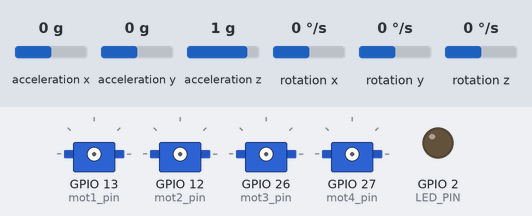
Simulated run of this sketch. Board: ESP32. Shown: 4 × servo, output pins drawn as LEDs (lit = HIGH). Wiring (inferred from the names in the program): MPU-6050 motion sensor at I2C address 0x68. The test bench sets the inputs (shaded band); at power-on: acceleration x 0 g, acceleration y 0 g, acceleration z 1 g, rotation x 0 °/s, rotation y 0 °/s, rotation z 0 °/s. What the sketch prints to the serial monitor is not drawn.

Above: at 0.0 s.
At 13.2 s:
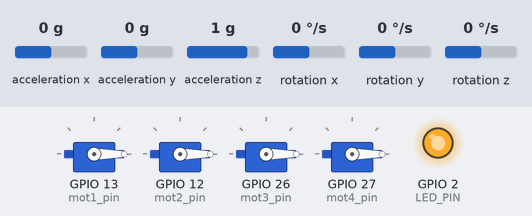
At 17.7 s:
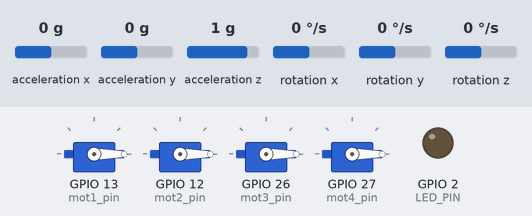
Timing chart, 0 to 19.2 s (numbered marks = the images above):
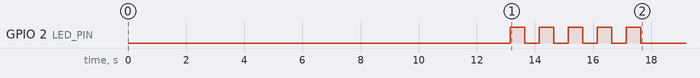

The sketch:

new_flight_controller.ino
```cpp
#include <esp_now.h>
#include <WiFi.h>
#include <ESP32Servo.h>
#include <Wire.h>           // I2C for MPU6050 & BMP180
#include <Adafruit_MPU6050.h>     // Adafruit MPU6050 driver
#include <Adafruit_Sensor.h>      // Required by Adafruit_MPU6050
#include <Adafruit_BMP085.h>      // Adafruit BMP085/BMP180 driver


// MPU6050 IMU object
Adafruit_MPU6050 mpu;

// BMP180 barometer object (optional altitude)
Adafruit_BMP085 bmp;

// =========================
//   Joystick Packet Struct
// =========================
struct Direction {
  int x; // -127 ... +127
  int y; // -127 ... +127
};

struct struct_message {
  Direction left;   // left.x = yaw_input   | left.y = throttle_input
  Direction right;  // right.x = roll_setpt | right.y = pitch_setpt
  bool startToggle; // New boolean field for start/stop toggle
};


struct_message incomingData;

volatile float RatePitch, RateRoll, RateYaw;
float RateCalibrationPitch, RateCalibrationRoll, RateCalibrationYaw,AccXCalibration,AccYCalibration,AccZCalibration;

int ESCfreq=500;
float PAngleRoll=2; float PAnglePitch=PAngleRoll;
float IAngleRoll=0.5; float IAnglePitch=IAngleRoll;
float DAngleRoll=0.007; float DAnglePitch=DAngleRoll;
int RateCalibrationNumber;
volatile float ReceiverValue[4];
#define PI 3.1415926535897932384626433832795

float PRateRoll = 0.625;
float IRateRoll = 2.1;
float DRateRoll = 0.0088;

float PRatePitch = PRateRoll;
float IRatePitch = IRateRoll;
float DRatePitch = DRateRoll;

float PRateYaw = 4;
float IRateYaw = 3;
float DRateYaw = 0;

uint32_t LoopTimer;
// float t=0.004;
unsigned long prevTime = 0;  //time cycle

// INITIALIZING THE MOTORS
Servo mot1; //FR CW
Servo mot2; //BR CCW
Servo mot3; //BL CW
Servo mot4; // FL CCW

// ASSIGNING PINS THE ESC MOTORS
const int mot1_pin = 13; // ccw back right
const int mot2_pin = 12; //cw front right
const int mot3_pin = 26; //is 14 for some designed FC on perforated baords ccw front left
const int mot4_pin = 27; //cw back left
const int LED_PIN=2;

// PID VALUES
volatile float PtermRoll;
volatile float ItermRoll;
volatile float DtermRoll;
volatile float PIDOutputRoll;
volatile float PtermPitch;
volatile float ItermPitch;
volatile float DtermPitch;
volatile float PIDOutputPitch;
volatile float PtermYaw;
volatile float ItermYaw;
volatile float DtermYaw;
volatile float PIDOutputYaw;
volatile float KalmanGainPitch;
volatile float KalmanGainRoll;

int ThrottleIdle = 1150;
int ThrottleCutOff = 1000;

volatile float DesiredRateRoll, DesiredRatePitch, DesiredRateYaw;
volatile float ErrorRateRoll, ErrorRatePitch, ErrorRateYaw;
volatile float InputRoll, InputThrottle, InputPitch, InputYaw;
volatile float PrevErrorRateRoll, PrevErrorRatePitch, PrevErrorRateYaw;
volatile float PrevItermRateRoll, PrevItermRatePitch, PrevItermRateYaw;
volatile float PIDReturn[] = {0, 0, 0};

//Kalman filters for angle mode
volatile float AccX, AccY, AccZ;
volatile float AngleRoll, AnglePitch;
volatile float KalmanAngleRoll=0, KalmanUncertaintyAngleRoll=2*2;
volatile float KalmanAnglePitch=0, KalmanUncertaintyAnglePitch=2*2;
volatile float Kalman1DOutput[]={0,0};
volatile float DesiredAngleRoll, DesiredAnglePitch;
volatile float ErrorAngleRoll, ErrorAnglePitch;
volatile float PrevErrorAngleRoll, PrevErrorAnglePitch;
volatile float PrevItermAngleRoll, PrevItermAnglePitch;


float complementaryAngleRoll = 0.0f;
float complementaryAnglePitch = 0.0f;

volatile float MotorInput1, MotorInput2, MotorInput3, MotorInput4;


void gyro_signals(void)
{
  Wire.beginTransmission(0x68);
  Wire.write(0x1A);
  Wire.write(0x03);
  Wire.endTransmission();
  Wire.beginTransmission(0x68);
  Wire.write(0x1C);
  Wire.write(0x10);
  Wire.endTransmission();
  Wire.beginTransmission(0x68);
  Wire.write(0x3B);
  Wire.endTransmission();
  Wire.requestFrom(0x68,6);
  int16_t AccXLSB = Wire.read() << 8 | Wire.read();
  int16_t AccYLSB = Wire.read() << 8 | Wire.read();
  int16_t AccZLSB = Wire.read() << 8 | Wire.read();
  Wire.beginTransmission(0x68);
  Wire.write(0x1B);
  Wire.write(0x08);
  Wire.endTransmission();
  Wire.beginTransmission(0x68);
  Wire.write(0x43);
  Wire.endTransmission();
  Wire.requestFrom(0x68,6);
  int16_t GyroX=Wire.read()<<8 | Wire.read();
  int16_t GyroY=Wire.read()<<8 | Wire.read();
  int16_t GyroZ=Wire.read()<<8 | Wire.read();
  RateRoll=(float)GyroX/65.5;
  RatePitch=(float)GyroY/65.5;
  RateYaw=(float)GyroZ/65.5;
  AccX=(float)AccXLSB/4096;
  AccY=(float)AccYLSB/4096;
  AccZ=(float)AccZLSB/4096;
  // AngleRoll=atan(AccY/sqrt(AccX*AccX+AccZ*AccZ))*57.29; //*1/(3.142/180);
  // AnglePitch=-atan(AccX/sqrt(AccY*AccY+AccZ*AccZ))*57.29;
  // Compute Roll and Pitch using atan2 (robust method)
 AngleRoll  = atan2(AccY, AccZ) * 180.0 / PI;
 AnglePitch = atan2(-AccX, sqrt(AccY * AccY + AccZ * AccZ)) * 180.0 / PI;

}


void OnDataRecv(const esp_now_recv_info_t *recv_info, const uint8_t *data, int len);


void setup() {
   Serial.begin(115200);
  // put your setup code here, to run once:
  pinMode(LED_PIN,OUTPUT);
Wire.setClock(400000);
  Wire.begin();
  delay(250);
  Wire.beginTransmission(0x68);
  Wire.write(0x6B);
  Wire.write(0x00);
  Wire.endTransmission();

   if (!mpu.begin()) {
    Serial.println("ERROR: MPU6050 not found");
    // Blink LED rapidly to indicate error
    while (true) {
      digitalWrite(LED_PIN, HIGH);
      delay(100);
      digitalWrite(LED_PIN, LOW);
      delay(100);
    }
  }

 	ESP32PWM::allocateTimer(0);
	ESP32PWM::allocateTimer(1);
	ESP32PWM::allocateTimer(2);
	ESP32PWM::allocateTimer(3);

  delay(1000);
  mot1.attach(mot1_pin,1000,2000);
  delay(1000);
  mot1.setPeriodHertz(ESCfreq);
  delay(100);
  mot2.attach(mot2_pin,1000,2000);
  delay(1000);
  mot2.setPeriodHertz(ESCfreq);
  delay(100);
  mot3.attach(mot3_pin,1000,2000);
  delay(1000);
  mot3.setPeriodHertz(ESCfreq);
  delay(100);
  mot4.attach(mot4_pin,1000,2000);
  delay(1000);
  mot4.setPeriodHertz(ESCfreq);
  delay(100);

  mot1.writeMicroseconds(1000);
  mot2.writeMicroseconds(1000);
  mot3.writeMicroseconds(1000);
  mot4.writeMicroseconds(1000);
   delay(500);
WiFi.mode(WIFI_STA);
  WiFi.disconnect();
  if (esp_now_init() != ESP_OK) {
    Serial.println("ERROR: ESP-NOW init failed");
    while (true) { delay(100); } // Halt on ESP-NOW error
  }
//   RateCalibrationRoll=0.27;
// RateCalibrationPitch=-0.85;
// RateCalibrationYaw=-2.09;
// AccXCalibration=0.03;
// AccYCalibration=0.01;
// AccZCalibration=-0.07;
 for (RateCalibrationNumber=0; RateCalibrationNumber<2000; RateCalibrationNumber ++) {
    gyro_signals();
    RateCalibrationRoll+=RateRoll;
    RateCalibrationPitch+=RatePitch;
    RateCalibrationYaw+=RateYaw;
    AccXCalibration+=AccX;
    AccYCalibration+=AccY;
    AccZCalibration+=AccZ;
    delay(1);
  }
  RateCalibrationRoll/=2000;
  RateCalibrationPitch/=2000;
  RateCalibrationYaw/=2000;
  AccXCalibration/=2000;
  AccYCalibration/=2000;
  AccZCalibration/=2000;


  esp_now_register_recv_cb(OnDataRecv);
  Serial.println("ESP-NOW Receiver Ready");
    Serial.println("Setup Complete. Awaiting Arming Command.\n");

    for ( int count =0; count < 5; count++){
       digitalWrite(LED_PIN, HIGH);
      delay(500);
      digitalWrite(LED_PIN, LOW);
      delay(500);

     }
LoopTimer = micros();
}

void loop() {
  // put your main code here, to run repeatedly:
//enter your loop code here
 unsigned long now = micros();
  float t = (now - prevTime) / 1000000.0; // convert microseconds to seconds
  prevTime = now;
 gyro_signals();


RateRoll -= RateCalibrationRoll;
RatePitch -= RateCalibrationPitch;
RateYaw -= RateCalibrationYaw;

AccX -= AccXCalibration ;
AccY -= AccYCalibration ;
AccZ -= AccZCalibration;

  // AngleRoll=atan(AccY/sqrt(AccX*AccX+AccZ*AccZ))*57.29;
  // AnglePitch=-atan(AccX/sqrt(AccY*AccY+AccZ*AccZ))*57.29;
  //updated version of it
   AngleRoll  = atan2(AccY, AccZ) * 180.0 / PI;
 AnglePitch = atan2(-AccX, sqrt(AccY * AccY + AccZ * AccZ)) * 180.0 / PI;


complementaryAngleRoll=0.991*(complementaryAngleRoll+RateRoll*t) + 0.009*AngleRoll;
complementaryAnglePitch=0.991*(complementaryAnglePitch+RatePitch*t) + 0.009*AnglePitch;
// Clamping complementary filter roll angle to ±20 degrees
complementaryAngleRoll = (complementaryAngleRoll > 20) ? 20 : ((complementaryAngleRoll < -20) ? -20 : complementaryAngleRoll);
complementaryAnglePitch = (complementaryAnglePitch > 20) ? 20 : ((complementaryAnglePitch < -20) ? -20 : complementaryAnglePitch);
Serial.println(complementaryAngleRoll);
Serial.println(complementaryAnglePitch);


DesiredAngleRoll=0.1*(ReceiverValue[0]-1500);
DesiredAnglePitch=0.1*(ReceiverValue[1]-1500);
InputThrottle=ReceiverValue[2];
DesiredRateYaw=0.15*(ReceiverValue[3]-1500);


// Inlined PID equation for Roll
ErrorAngleRoll = DesiredAngleRoll - complementaryAngleRoll;
PtermRoll = PAngleRoll * ErrorAngleRoll;
ItermRoll = PrevItermAngleRoll + (IAngleRoll * (ErrorAngleRoll + PrevErrorAngleRoll) * (t / 2));
ItermRoll = (ItermRoll > 400) ? 400 : ((ItermRoll < -400) ? -400 : ItermRoll);
DtermRoll = DAngleRoll * ((ErrorAngleRoll - PrevErrorAngleRoll) / t);
PIDOutputRoll = PtermRoll + ItermRoll + DtermRoll;
PIDOutputRoll = (PIDOutputRoll > 400) ? 400 : ((PIDOutputRoll < -400) ? -400 : PIDOutputRoll);
DesiredRateRoll = PIDOutputRoll;
PrevErrorAngleRoll = ErrorAngleRoll;
PrevItermAngleRoll = ItermRoll;
Serial.println(DesiredRateRoll);

ErrorAnglePitch = DesiredAnglePitch - complementaryAnglePitch;
PtermPitch = PAnglePitch * ErrorAnglePitch;
ItermPitch = PrevItermAnglePitch + (IAnglePitch * (ErrorAnglePitch + PrevErrorAnglePitch) * (t / 2));
ItermPitch = (ItermPitch > 400) ? 400 : ((ItermPitch < -400) ? -400 : ItermPitch);
DtermPitch = DAnglePitch * ((ErrorAnglePitch - PrevErrorAnglePitch) / t);
PIDOutputPitch = PtermPitch + ItermPitch + DtermPitch;
PIDOutputPitch = (PIDOutputPitch > 400) ? 400 : ((PIDOutputPitch < -400) ? -400 : PIDOutputPitch);
DesiredRatePitch = PIDOutputPitch;
Serial.println(DesiredRatePitch);
PrevErrorAnglePitch = ErrorAnglePitch;
PrevItermAnglePitch = ItermPitch;

// Compute errors
ErrorRateRoll = DesiredRateRoll - RateRoll;
ErrorRatePitch = DesiredRatePitch - RatePitch;
ErrorRateYaw = DesiredRateYaw - RateYaw;

// Roll Axis PID
PtermRoll = PRateRoll * ErrorRateRoll;
ItermRoll = PrevItermRateRoll + (IRateRoll * (ErrorRateRoll + PrevErrorRateRoll) * (t / 2));
ItermRoll = (ItermRoll > 400) ? 400 : ((ItermRoll < -400) ? -400 : ItermRoll);
DtermRoll = DRateRoll * ((ErrorRateRoll - PrevErrorRateRoll) / t);
PIDOutputRoll = PtermRoll + ItermRoll + DtermRoll;
PIDOutputRoll = (PIDOutputRoll > 400) ? 400 : ((PIDOutputRoll < -400) ? -400 : PIDOutputRoll);

// Update output and previous values for Roll
InputRoll = PIDOutputRoll;
PrevErrorRateRoll = ErrorRateRoll;
PrevItermRateRoll = ItermRoll;

// Pitch Axis PID
PtermPitch = PRatePitch * ErrorRatePitch;
ItermPitch = PrevItermRatePitch + (IRatePitch * (ErrorRatePitch + PrevErrorRatePitch) * (t / 2));
ItermPitch = (ItermPitch > 400) ? 400 : ((ItermPitch < -400) ? -400 : ItermPitch);
DtermPitch = DRatePitch * ((ErrorRatePitch - PrevErrorRatePitch) / t);
PIDOutputPitch = PtermPitch + ItermPitch + DtermPitch;
PIDOutputPitch = (PIDOutputPitch > 400) ? 400 : ((PIDOutputPitch < -400) ? -400 : PIDOutputPitch);

// Update output and previous values for Pitch
InputPitch = PIDOutputPitch;
PrevErrorRatePitch = ErrorRatePitch;
PrevItermRatePitch = ItermPitch;

// Yaw Axis PID
PtermYaw = PRateYaw * ErrorRateYaw;
ItermYaw = PrevItermRateYaw + (IRateYaw * (ErrorRateYaw + PrevErrorRateYaw) * (t / 2));
ItermYaw = (ItermYaw > 400) ? 400 : ((ItermYaw < -400) ? -400 : ItermYaw);  // Clamp ItermYaw to [-400, 400]
DtermYaw = DRateYaw * ((ErrorRateYaw - PrevErrorRateYaw) / t);
PIDOutputYaw = PtermYaw + ItermYaw + DtermYaw;
PIDOutputYaw = (PIDOutputYaw > 400) ? 400 : ((PIDOutputYaw < -400) ? -400 : PIDOutputYaw);  // Clamp PIDOutputYaw to [-400, 400]


// Update output and previous values for Yaw
InputYaw = PIDOutputYaw;
PrevErrorRateYaw = ErrorRateYaw;
PrevItermRateYaw = ItermYaw;


  // if (InputThrottle > 1800)
  // {
  //   InputThrottle = 1800;
  // }


  MotorInput1 =  (InputThrottle + InputRoll + InputPitch + InputYaw); // back right - clockwise
  MotorInput2 =  (InputThrottle +InputRoll - InputPitch - InputYaw); // front right -  counterclockwise
  MotorInput3 =  (InputThrottle - InputRoll - InputPitch + InputYaw); // front left  -  clockwise
  MotorInput4 =  (InputThrottle - InputRoll + InputPitch - InputYaw); //back left - counterclockwise


  if (MotorInput1 > 2000)
  {
    MotorInput1 = 1999;
  }

  if (MotorInput2 > 2000)
  {
    MotorInput2 = 1999;
  }

  if (MotorInput3 > 2000)
  {
    MotorInput3 = 1999;
  }

  if (MotorInput4 > 2000)
  {
    MotorInput4 = 1999;
  }


// int ThrottleIdle = 1150;
// int ThrottleCutOff = 1000;
  // if (MotorInput1 < ThrottleIdle)
  // {
  //   MotorInput1 = ThrottleIdle;
  // }
  // if (MotorInput2 < ThrottleIdle)
  // {;
  //   MotorInput2 = ThrottleIdle;
  // }
  // if (MotorInput3 < ThrottleIdle)
  // {
  //   MotorInput3 = ThrottleIdle;
  // }
  // if (MotorInput4 < ThrottleIdle)
  // {
  //   MotorInput4 = ThrottleIdle;
  // }

 if (!incomingData.startToggle) {
  // Reset all complementary angles
  complementaryAngleRoll = 0;
  complementaryAnglePitch = 0;

  // Reset desired angles
  DesiredAngleRoll = 0;
  DesiredAnglePitch = 0;
  DesiredRateYaw = 0;
  DesiredRateRoll = 0;
  DesiredRatePitch = 0;

  // Reset errors
  ErrorAngleRoll = 0;
  ErrorAnglePitch = 0;
  PrevErrorAngleRoll = 0;
  PrevErrorAnglePitch = 0;

  ErrorRateRoll = 0;
  ErrorRatePitch = 0;
  ErrorRateYaw = 0;

  PrevErrorRateRoll = 0;
  PrevErrorRatePitch = 0;
  PrevErrorRateYaw = 0;

  // Reset PID terms
  PtermRoll = 0;
  ItermRoll = 0;
  DtermRoll = 0;
  PrevItermAngleRoll = 0;
  PrevItermRateRoll = 0;

  PtermPitch = 0;
  ItermPitch = 0;
  DtermPitch = 0;
  PrevItermAnglePitch = 0;
  PrevItermRatePitch = 0;

  PtermYaw = 0;
  ItermYaw = 0;
  DtermYaw = 0;
  PrevItermRateYaw = 0;

  // Reset outputs
  PIDOutputRoll = 0;
  PIDOutputPitch = 0;
  PIDOutputYaw = 0;

  InputRoll = 0;
  InputPitch = 0;
  InputYaw = 0;

  InputThrottle = 0;

  // Optional: Stop motors safely
  MotorInput1 = 1000;
  MotorInput2 = 1000;
  MotorInput3 = 1000;
  MotorInput4 = 1000;

 mot1.writeMicroseconds(1000);
  mot2.writeMicroseconds(1000);
  mot3.writeMicroseconds(1000);
  mot4.writeMicroseconds(1000);
}

// Calculate motor control values directly
mot1.writeMicroseconds(MotorInput1);
mot2.writeMicroseconds(MotorInput2);
mot3.writeMicroseconds(MotorInput3);
mot4.writeMicroseconds(MotorInput4);


  // while (micros() - LoopTimer < (t*1000000));
  // {
  //   LoopTimer = micros();
  // }

}

void OnDataRecv(const esp_now_recv_info_t *recv_info, const uint8_t *incomingDataRaw, int len) {
  if (len != sizeof(incomingData)) {
    Serial.println("Received data size mismatch!");
    return;
  }
  memcpy(&incomingData, incomingDataRaw, sizeof(incomingData));

  // Get raw joystick values
  int joyY_throttle = incomingData.left.y;
  int joyX_yaw      = incomingData.left.x;
  int joyX_roll     = incomingData.right.x;
  int joyY_pitch    = incomingData.right.y;
ReceiverValue[2]=map(joyY_throttle, -127, 127, 2000, 1000);
ReceiverValue[0]=map(joyX_roll, -127, 127, 1000, 2000);
ReceiverValue[3]=map(joyX_yaw, -127, 127, 1000, 2000);
ReceiverValue[1]=map(joyY_pitch, -127, 127, 2000, 1000);
Serial.println(ReceiverValue[0]);
Serial.println(ReceiverValue[1]);
Serial.println(ReceiverValue[2]);
Serial.println(ReceiverValue[3]);
Serial.println(incomingData.startToggle);

  // Debug print joystick mapping and armed state

  // Serial.print(" | Joy T: ");   Serial.print(joyY_throttle);
  // Serial.print(" -> Thr: ");   Serial.print(throttleCmd);
  // Serial.print(" | JxY: ");   Serial.print(joyX_yaw);
  // Serial.print(" -> dY: ");    Serial.print(desiredYawRate, 1);
  // Serial.print(" | JxR: ");   Serial.print(joyX_roll);
  // Serial.print(" -> dR: ");    Serial.print(desiredRoll, 1);
  // Serial.print(" | JyP: ");   Serial.print(joyY_pitch);
  // Serial.print(" -> dP: ");    Serial.println(desiredPitch, 1);
}
```
